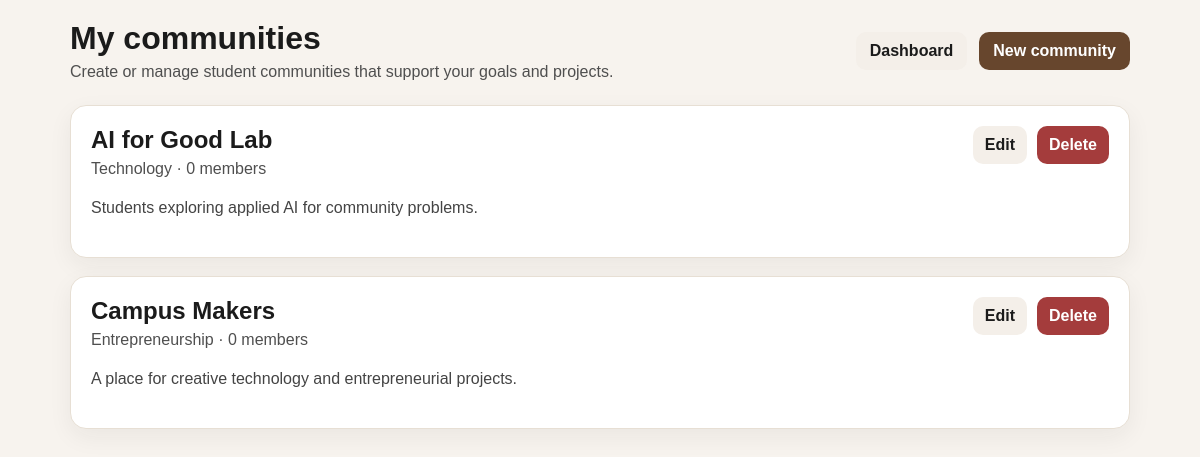
/public/communities (signed in), run on the app's committed database.
### tables this page shows
CREATE TABLE IF NOT EXISTS communities (
    id BIGINT UNSIGNED NOT NULL AUTO_INCREMENT,
    creator_id BIGINT UNSIGNED NOT NULL,
    name VARCHAR(150) NOT NULL,
    description TEXT NOT NULL,
    category VARCHAR(80) NOT NULL,
    created_at TIMESTAMP NOT NULL DEFAULT CURRENT_TIMESTAMP,
    updated_at TIMESTAMP NOT NULL DEFAULT CURRENT_TIMESTAMP ON UPDATE CURRENT_TIMESTAMP,
    PRIMARY KEY (id),
    KEY idx_communities_creator (creator_id),
    KEY idx_communities_category (category),
    CONSTRAINT fk_communities_creator FOREIGN KEY (creator_id) REFERENCES users(id) ON DELETE CASCADE ON UPDATE CASCADE
);

### app/Helpers/helpers.php (called while the page is built, shortened)
<?php
function e(mixed $value): string
{
    return htmlspecialchars((string) $value, ENT_QUOTES, 'UTF-8');
}
function renderView(string $viewName, array $data = []): void
{
    $template = __DIR__ . '/../Views/' . $viewName . '.php';
    extract($data);
    include $template;
}

### app/Controllers/CommunityController.php (called while the page is built, shortened)
<?php
class CommunityController
{
    private CommunityRepository $communityRepository;
    public function __construct()
    {
        $this->communityRepository = new CommunityRepository();
    }
    public function index(): void
    {
        $communities = $this->communityRepository->listForUser((int) $_SESSION['user_id']);
        renderView('communities/index', ['title' => 'My communities', 'communities' => $communities, 'error' => null]);
    }
}

### routes/web.php (called while the page is built, shortened)
<?php
$router = new Router();
$router->dispatch($_SERVER['REQUEST_URI'] ?? '/');

### public/index.php (called while the page is built, shortened)
<?php
require __DIR__ . '/../config/database.php';
require __DIR__ . '/../app/Helpers/helpers.php';
require __DIR__ . '/../routes/web.php';

### app/Repositories/CommunityRepository.php (called while the page is built, shortened)
<?php
class CommunityRepository
{
    public function listForUser(int $userId): array
    {
        try {
            $pdo = Database::getConnection();
            $stmt = $pdo->prepare(
                'SELECT DISTINCT c.* FROM communities c
                 LEFT JOIN community_members cm ON cm.community_id = c.id
                 WHERE c.creator_id = :userId OR cm.user_id = :userId
                 ORDER BY c.created_at DESC'
            );
            $stmt->execute(['userId' => $userId]);
            $communities = $stmt->fetchAll(PDO::FETCH_ASSOC);
            foreach ($communities as &$community) {
                $community['member_count'] = $this->countMembers((int) $community['id']);
            }
            return $communities;
        } catch (PDOException $e) {
            return [];
        }
    }
    public function countMembers(int $communityId): int
    {
        try {
            $stmt = Database::getConnection()->prepare('SELECT COUNT(*) FROM community_members WHERE community_id = :communityId');
            $stmt->execute(['communityId' => $communityId]);
            return (int) $stmt->fetchColumn();
        } catch (PDOException $e) {
            return 0;
        }
    }
}

### app/Core/Database.php (called while the page is built, shortened)
<?php
class Database
{
    private static ?PDO $connection = null;
    public static function getConnection(): PDO
    {
        if (self::$connection instanceof PDO) {
            return self::$connection;
        }
        $config = require __DIR__ . '/../../config/database.php';
        try {
            self::$connection = new PDO(
                $config['dsn'],
                $config['username'],
                $config['password'],
                [
                    PDO::ATTR_ERRMODE => PDO::ERRMODE_EXCEPTION,
                    PDO::ATTR_DEFAULT_FETCH_MODE => PDO::FETCH_ASSOC,
                    PDO::ATTR_EMULATE_PREPARES => false,
                ]
            );
        } catch (PDOException $e) {
            throw new PDOException('Database connection failed: ' . $e->getMessage());
        }
        return self::$connection;
    }
}

### app/Views/communities/index.php (the view, shortened to what this page needs)
<!DOCTYPE html>
<html lang="en">
<head>
    <link rel="stylesheet" href="/life-network-campus/public/assets/css/styles.css">
</head>
<body>
    <main style="max-width:1100px; margin:0 auto; padding:20px;">
        <header style="display:flex; justify-content:space-between; align-items:center; gap:12px; margin-bottom:24px; flex-wrap:wrap;">
            <div>
                <h1 style="margin:0;">My communities</h1>
                <p style="margin:6px 0 0; color:#4f4f4f;">Create or manage student communities that support your goals and projects.</p>
            </div>
            <div style="display:flex; gap:12px; align-items:center;">
                <a href="/life-network-campus/public/dashboard" style="padding:10px 14px; border-radius:10px; background:#f4efe9; text-decoration:none; color:#1b1b1b; font-weight:600;">Dashboard</a>
                <a href="/life-network-campus/public/communities/new" style="padding:10px 14px; border-radius:10px; background:#67462d; text-decoration:none; color:#fff; font-weight:600;">New community</a>
            </div>
        </header>
        <?php if (empty($communities)): ?>
            <div class="card" style="padding:32px; text-align:center;">
                <h2 style="margin-top:0;">No communities yet</h2>
                <p style="margin:0; color:#4f4f4f; line-height:1.7;">Start a community around a shared interest, skill, or campus theme.</p>
            </div>
        <?php else: ?>
            <div style="display:grid; gap:18px;">
                <?php foreach ($communities as $community): ?>
                    <div class="card" style="padding:20px;">
                        <div style="display:flex; justify-content:space-between; gap:14px; flex-wrap:wrap; align-items:flex-start;">
                            <div>
                                <h2 style="margin:0 0 6px; font-size:1.5rem;"> <?php echo e($community['name']); ?> </h2>
                                <p style="margin:0; color:#4f4f4f;"> <?php echo e($community['category']); ?> · <?php echo e($community['member_count'] ?? 0); ?> members </p>
                            </div>
                            <div style="display:flex; gap:10px; flex-wrap:wrap;">
                                <a href="/life-network-campus/public/communities/<?php echo (int) $community['id']; ?>/edit" style="padding:10px 12px; border-radius:10px; background:#f4efe9; color:#1b1b1b; text-decoration:none; font-weight:600;">Edit</a>
                                <form method="post" action="/life-network-campus/public/communities/<?php echo (int) $community['id']; ?>/delete" onsubmit="return confirm('Delete this community?');">
                                    <button type="submit" style="padding:10px 12px; border:none; border-radius:10px; background:#a43c3c; color:#fff; font-weight:600; cursor:pointer;">Delete</button>
                                </form>
                            </div>
                        </div>
                        <p style="margin:16px 0; line-height:1.7; color:#444;">
                            <?php echo nl2br(e($community['description'])); ?>
                        </p>
                    </div>
                <?php endforeach; ?>
            </div>
        <?php endif; ?>
    </main>
</body>
</html>

### app/Core/Router.php (shortened to what this page needs)
<?php
class Router
{
    public function dispatch(string $requestUri): void
    {
        $uri = parse_url($requestUri, PHP_URL_PATH) ?? '/';
        $basePaths = ['/life-network-campus/public', '/life-network-campus'];
        foreach ($basePaths as $basePath) {
            if (str_starts_with($uri, $basePath)) {
                $uri = substr($uri, strlen($basePath));
                break;
            }
        }
        $method = $_SERVER['REQUEST_METHOD'] ?? 'GET';
        foreach ($routes as [$routeMethod, $routeUri, $handler]) {
            if ($routeMethod !== $method) {
                continue;
            }
            if ($routeUri === $uri) {
                $this->callHandler($handler);
                return;
            }
        }
    }
    private function callHandler(array $handler, array $params = []): void
    {
        [$controllerName, $action] = $handler;
        $controller = new $controllerName();
        if ($params === []) {
            $controller->$action();
            return;
        }
    }
}

### public/assets/css/styles.css (style rules this page uses)
* { box-sizing: border-box; }
:root { --color-background: #f7f3ee; --color-surface: #ffffff; --color-surface-alt: #f0ece6; --color-text: #1b1b1b; --color-muted: #5f5f5f; --color-border: #e7dfd4; --color-primary: #795637; --color-primary-soft: #efe0d1; --color-success: #2e7d5a; --color-warning: #ad6d1a; --color-danger: #b63b3b; --shadow-soft: 0 8px 24px rgba(26, 28, 27, 0.06); --radius: 16px; --space-xs: 8px; --space-sm: 12px; --space-md: 18px; --space-lg: 24px; --space-xl: 32px; }
body { margin: 0; font-family: Arial, Helvetica, sans-serif; background: var(--color-background); color: var(--color-text); }
button, input, select, textarea { font: inherit; }
button, a { touch-action: manipulation; }
main { max-width: 1200px; margin: 0 auto; padding: var(--space-xl); }
.card { background: var(--color-surface); border: 1px solid var(--color-border); border-radius: var(--radius); box-shadow: var(--shadow-soft); }

### data on the page
communities: name "AI for Good Lab", category "Technology", member_count "0", description "Students exploring applied AI for community problems."
communities: name "Campus Makers", category "Entrepreneurship", member_count "0", description "A place for creative technology and entrepreneurial projects."
